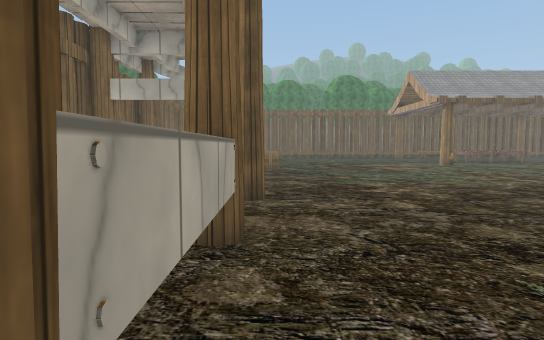
[1] (above)

21 first-person views from a walk through a Unity game level. The camera is 1.2 m above the floor, tilts 4° down and sees 75° across. The floor is counted in squares, 1 m on a side. Each view is taken from the middle of a square. On the plan, view 1 faces up. The plan holds only what a view shows up to about 14 squares ahead; the rest is blank. The place goes on beyond the plan. Some trees and plants on the terrain are drawn as simple stand-ins. The player character is not drawn. Some surface patterns are stand-ins.

[2]
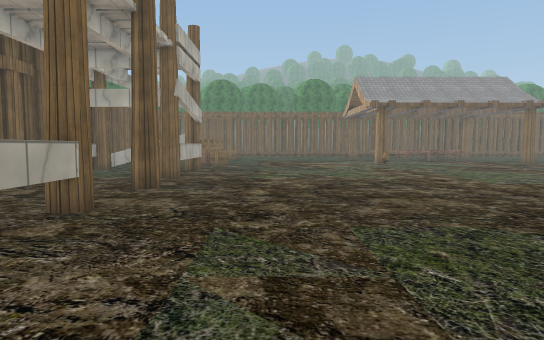

[3]
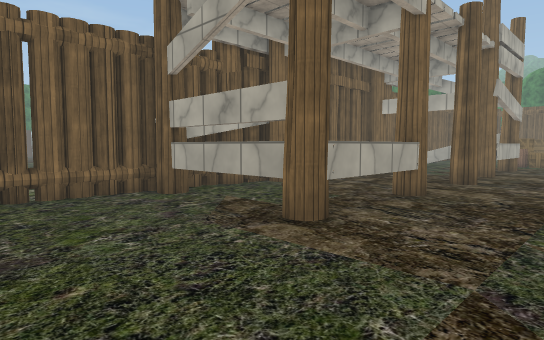

[4]
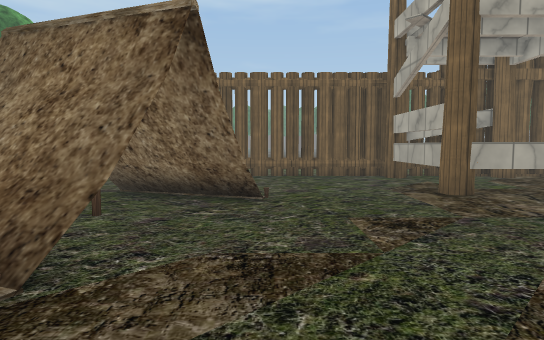

[5]
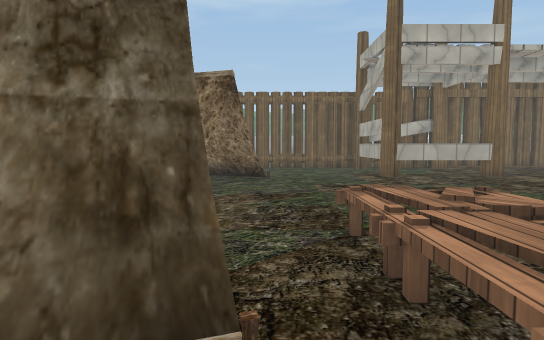

[6]
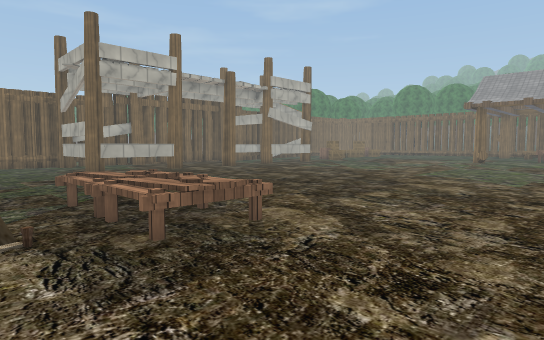

[7]
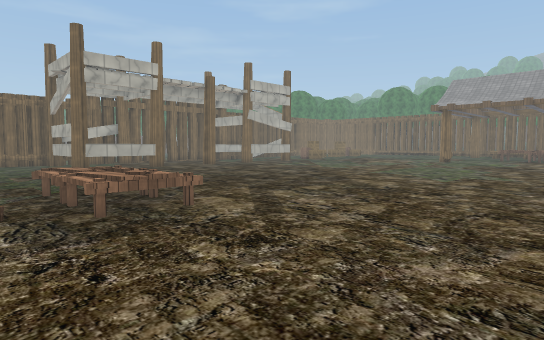

[8]
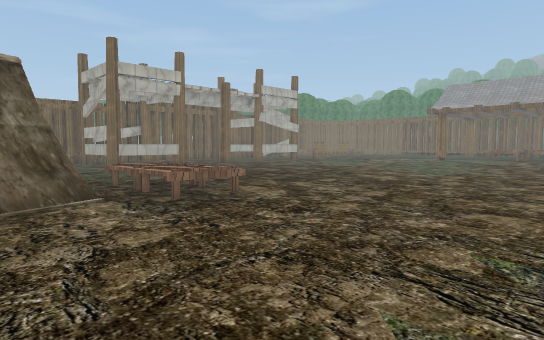

[9]
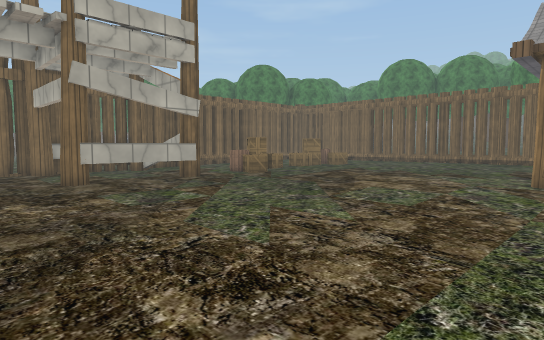

[10]
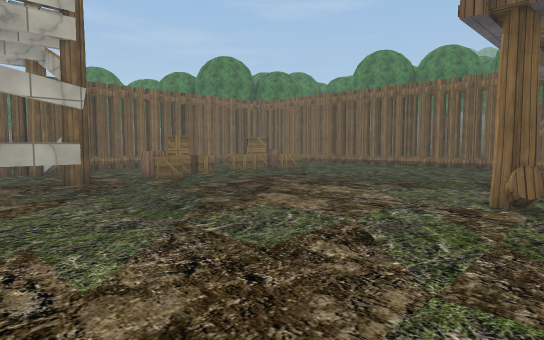

[11]
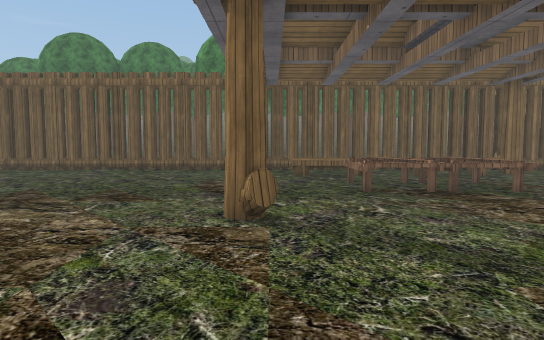

[12]
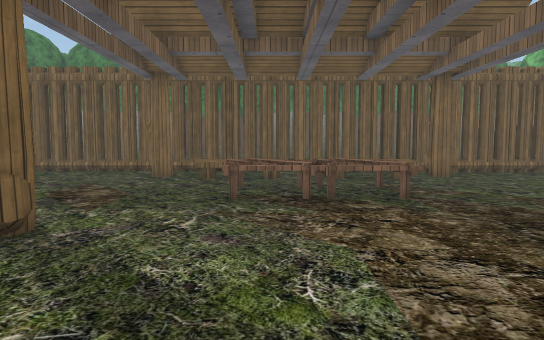

[13]
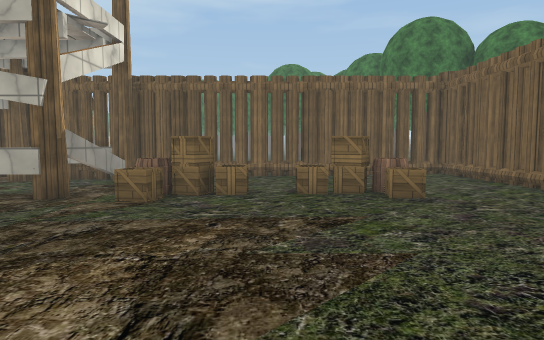

[14]
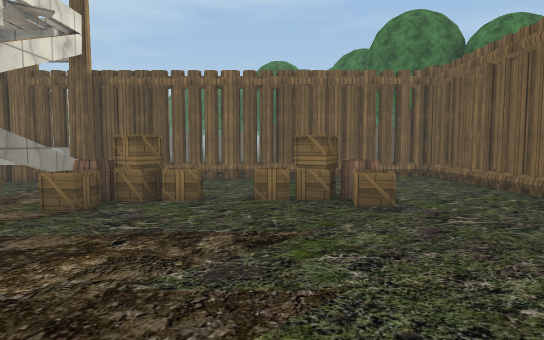

[15]
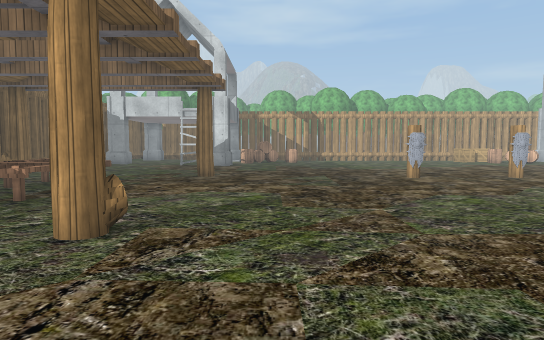

[16]
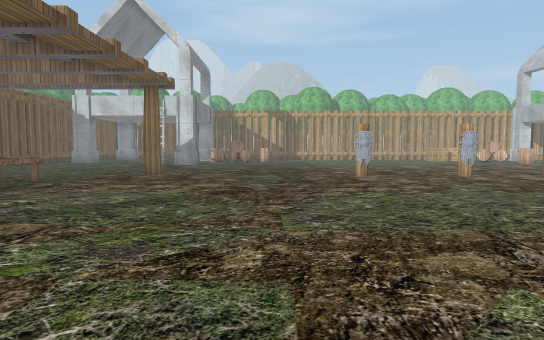

[17]
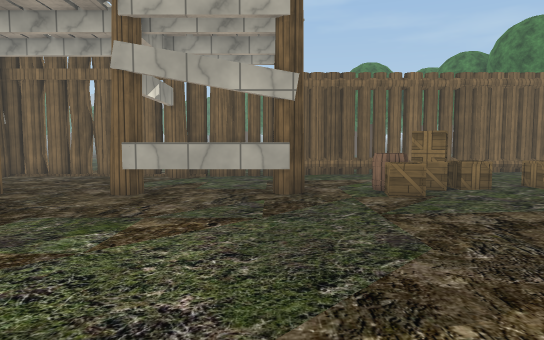

[18]
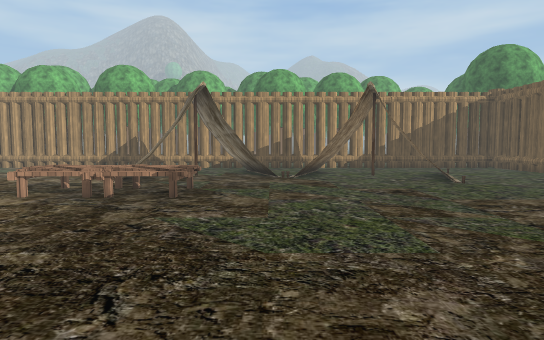

[19]
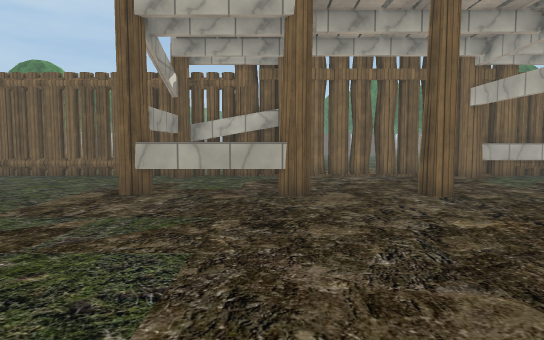

[20]
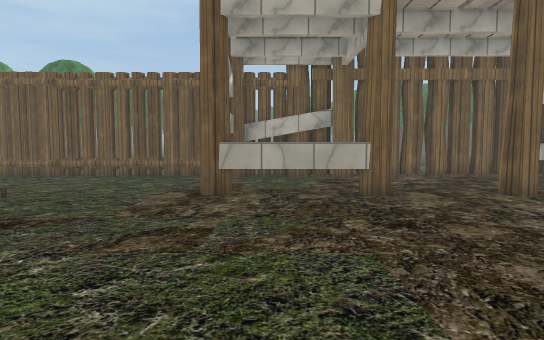

[21]
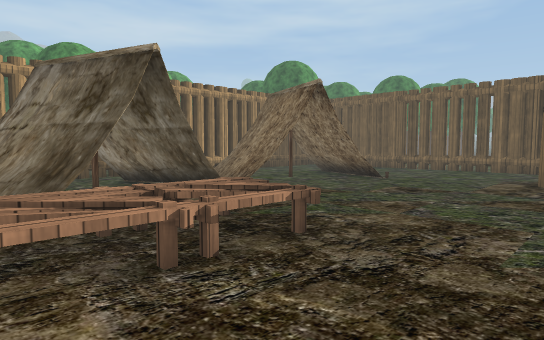

### Floor plan
Key: @ floor where view 1 was taken; # wall or solid block; x gap in a wall; . main floor; : floor 0.25 m higher than the main floor; + floor 0.75 m higher than the main floor; / step, stairs or slope; = window, fence, low wall or low ledge; T thing the floor can be seen under or through; E tent; A table; C crate; B barrel.
Columns run from 6 left of view 1 to 19 right of it. Each row starts with its distance up from view 1.
 28 ##########################
 27 #::::::::::::::##:::::::##
 26 #::::::::::::::::+++:+++:#
 25 #   ::::::::::::::::::::::
 24 #::::BC:::::::::::A A A:::
 23 #::::C::::::::::::AAAAA:::
 22 #::::C::::::::::::AAAAA...
 21 #::::::::::::::..::.......
 20 #....C..........#........#
 19 #.   C..........#........#
 18 #....BC...................
 17 #.........................
 16 ##=x#.....................
 15 ##...T....................
 14 #....T....................
 13 #....T....................
 12 ##...T...................#
 11 ##...#...................#
 10 x.........................
  9 #.........................
  8 #........................#
  7 #........................#
  6 #.........................
  5 ##...T....................
  4 ##...T...................
  3 #....T...................
  2 #....T...................
  1 #TTTTT...................
  0 ##....@..................
 -1 #.............AAAAA......
 -2 #.............AAAAA......
 -3 #.............AAAAA.......
 -4 #...../........../........
 -5 #...../EE......EE/.......
 -6 #...../E..E//E..E/......
 -7 #..../EE.EE//EE.EE  ...  .

Where each view was taken, in squares from view 1:
view 1: 0 up, 0 right, facing up
view 2: 2 down, 3 right, facing up
view 3: 4 down, 3 right, facing up-left
view 4: 4 down, 8 right, facing left
view 5: 4 down, 13 right, facing left
view 6: 5 down, 16 right, facing up-left
view 7: 5 down, 18 right, facing up-left
view 8: 7 down, 19 right, facing up-left
view 9: 8 up, 11 right, facing up-left
view 10: 12 up, 11 right, facing up-left
view 11: 14 up, 10 right, facing up
view 12: 15 up, 13 right, facing up
view 13: 21 up, 8 right, facing left
view 14: 22 up, 7 right, facing left
view 15: 17 up, 5 right, facing right
view 16: 15 up, 5 right, facing right
view 17: 15 up, 8 right, facing left
view 18: 7 up, 6 right, facing down
view 19: 4 up, 8 right, facing left
view 20: 2 up, 8 right, facing left
view 21: 2 up, 12 right, facing down-left
